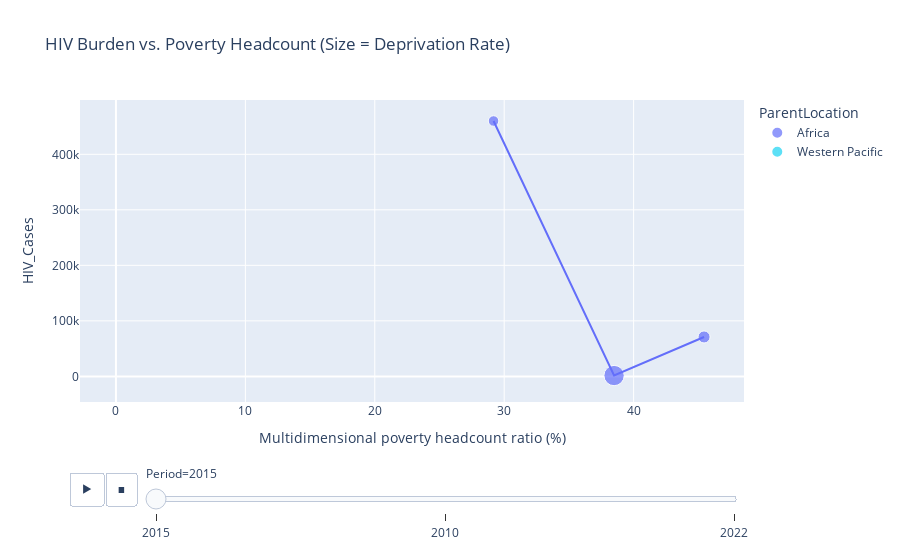

This figure's notebook cell:
### Markdown cell above
## Step 4: Advanced Visualization

### 4.1 Interactive Bubble Plot (HIV, Poverty, & Region)

### Code cell
import plotly.express as px

fig = px.scatter(
    merged_df,
    x="Multidimensional poverty headcount ratio (%)",
    y="HIV_Cases",
    size="Deprivation rate (share of population)",
    color="ParentLocation",
    hover_name="Location",
    animation_frame="Period",
    trendline="lowess",
    title="HIV Burden vs. Poverty Headcount (Size = Deprivation Rate)"
)
fig.update_layout(hovermode="closest")
fig.show()

### Figure 1 — Plotly figure (JSON) as saved in the notebook; plotly's stock layout.template omitted (floating-point values rounded to 4 significant figures)
{"data": [{"hovertemplate": "<b>%{hovertext}</b><br><br>ParentLocation=Africa<br>Period=2015<br>Multidimensional poverty headcount ratio (%)=%{x}<br>HIV_Cases=%{y}<br>Deprivation rate (share of population)=%{marker.size}<extra></extra>", "hovertext": ["Benin", "Cote d'Ivoire", "Kenya"], "legendgroup": "Africa", "marker": {"color": "#636efa", "size": [12.72, 9.733, 36.15], "sizemode": "area", "sizeref": 0.1752, "symbol": "circle"}, "mode": "markers", "name": "Africa", "orientation": "v", "showlegend": true, "type": "scatter", "x": [45.44, 29.18, 38.49], "xaxis": "x", "y": [71000.0, 460000.0, 1500.0], "yaxis": "y"}, {"hovertemplate": "<b>LOWESS trendline</b><br><br>ParentLocation=Africa<br>Period=2015<br>Multidimensional poverty headcount ratio (%)=%{x}<br>HIV_Cases=%{y} <b>(trend)</b><extra></extra>", "legendgroup": "Africa", "marker": {"color": "#636efa", "symbol": "circle"}, "mode": "lines", "name": "Africa", "showlegend": false, "type": "scatter", "x": [29.18, 38.49, 45.44], "xaxis": "x", "y": [460000.0, 1500.0, 71000.0], "yaxis": "y"}, {"hovertemplate": "<b>%{hovertext}</b><br><br>ParentLocation=Western Pacific<br>Period=2015<br>Multidimensional poverty headcount ratio (%)=%{x}<br>HIV_Cases=%{y}<br>Deprivation rate (share of population)=%{marker.size}<extra></extra>", "hovertext": ["Tonga"], "legendgroup": "Western Pacific", "marker": {"color": "#19d3f3", "size": [0.01922], "sizemode": "area", "sizeref": 0.1752, "symbol": "circle"}, "mode": "markers", "name": "Western Pacific", "orientation": "v", "showlegend": true, "type": "scatter", "x": [0.01922], "xaxis": "x", "y": [NaN], "yaxis": "y"}, {"hovertemplate": "ParentLocation=Western Pacific<br>Period=2015<extra></extra>", "legendgroup": "Western Pacific", "marker": {"color": "#19d3f3", "symbol": "circle"}, "mode": "lines", "name": "Western Pacific", "showlegend": false, "type": "scatter", "xaxis": "x", "yaxis": "y"}], "layout": {"hovermode": "closest", "legend": {"itemsizing": "constant", "title": {"text": "ParentLocation"}, "tracegroupgap": 0}, "sliders": [{"active": 0, "currentvalue": {"prefix": "Period="}, "len": 0.9, "pad": {"b": 10, "t": 60}, "steps": [{"args": [["2015"], {"frame": {"duration": 0, "redraw": false}, "fromcurrent": true, "mode": "immediate", "transition": {"duration": 0, "easing": "linear"}}], "label": "2015", "method": "animate"}, {"args": [["2010"], {"frame": {"duration": 0, "redraw": false}, "fromcurrent": true, "mode": "immediate", "transition": {"duration": 0, "easing": "linear"}}], "label": "2010", "method": "animate"}, {"args": [["2022"], {"frame": {"duration": 0, "redraw": false}, "fromcurrent": true, "mode": "immediate", "transition": {"duration": 0, "easing": "linear"}}], "label": "2022", "method": "animate"}], "x": 0.1, "xanchor": "left", "y": 0, "yanchor": "top"}], "title": {"text": "HIV Burden vs. Poverty Headcount (Size = Deprivation Rate)"}, "updatemenus": [{"buttons": [{"args": [null, {"frame": {"duration": 500, "redraw": false}, "fromcurrent": true, "mode": "immediate", "transition": {"duration": 500, "easing": "linear"}}], "label": "&#9654;", "method": "animate"}, {"args": [[null], {"frame": {"duration": 0, "redraw": false}, "fromcurrent": true, "mode": "immediate", "transition": {"duration": 0, "easing": "linear"}}], "label": "&#9724;", "method": "animate"}], "direction": "left", "pad": {"r": 10, "t": 70}, "showactive": false, "type": "buttons", "x": 0.1, "xanchor": "right", "y": 0, "yanchor": "top"}], "xaxis": {"anchor": "y", "domain": [0, 1], "title": {"text": "Multidimensional poverty headcount ratio (%)"}}, "yaxis": {"anchor": "x", "domain": [0, 1], "title": {"text": "HIV_Cases"}}}}
